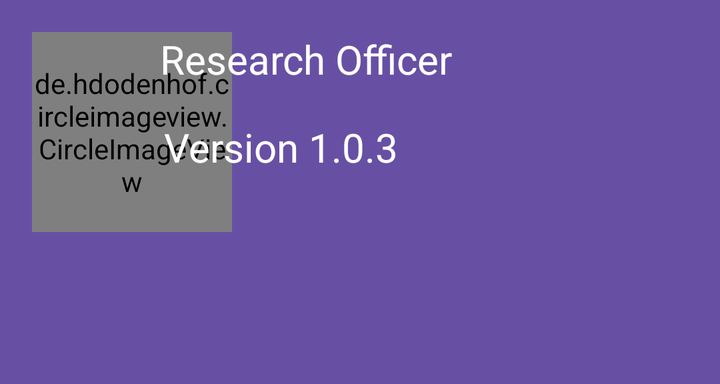
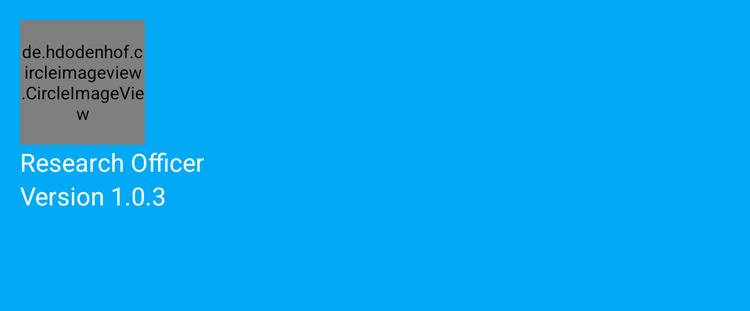

One screen, two layout resources from the same app: the default and the repository's alternative for another configuration. Each is rendered where Android would select it; the XML of both is given below.
<!-- AndroidManifest.xml: application theme Theme.CNCDCattleEDCAndroid -->
<!-- res/layout/nav_header.xml -->
<?xml version="1.0" encoding="utf-8"?>
<LinearLayout xmlns:android="http://schemas.android.com/apk/res/android"
    android:layout_width="match_parent"
    android:layout_height="192dp"
    android:background="?attr/colorPrimaryDark"
    android:padding="16dp"
    android:theme="@style/ThemeOverlay.AppCompat.Dark"
    android:orientation="vertical"
    android:gravity="bottom">

    <RelativeLayout
        android:layout_width="match_parent"
        android:layout_height="match_parent">

        <de.hdodenhof.circleimageview.CircleImageView
            android:id="@+id/profileImage"
            android:layout_width="100dp"
            android:layout_height="100dp"
            android:layout_marginEnd="822dp"
            android:src="@drawable/photo" />

        <TextView
            android:layout_width="250dp"

            android:layout_height="wrap_content"
            android:layout_alignParentEnd="true"
            android:layout_marginEnd="14dp"
            android:text="@string/userName"
            android:textColor="@color/white"
            android:textSize="20dp" />

        <TextView
            android:id="@+id/textViewVersion"
            android:layout_width="250dp"
            android:layout_height="wrap_content"
            android:layout_alignParentEnd="true"
            android:layout_alignParentBottom="true"
            android:layout_marginEnd="12dp"
            android:layout_marginBottom="89dp"
            android:text="@string/appversion"
            android:textColor="@color/white"
            android:textSize="20dp" />


    </RelativeLayout>

</LinearLayout>
<!-- resources referenced by this layout -->
<resources>
  <color name="white">#FFFFFFFF</color>
  <string name="appversion">Version 1.0.3</string>
  <string name="userName">Research Officer</string>
  <style name="Theme.CNCDCattleEDCAndroid" parent="Base.Theme.CNCDCattleEDCAndroid" />
  <style name="Base.Theme.CNCDCattleEDCAndroid" parent="Theme.Material3.DayNight.NoActionBar">
          
          
      </style>
</resources>
<!-- res/layout-large/nav_header.xml (the repository's variant of the layout above) -->
<!-- drawn on a 7-inch tablet held upright -->
<?xml version="1.0" encoding="utf-8"?>
<LinearLayout xmlns:android="http://schemas.android.com/apk/res/android"
    android:layout_width="match_parent"
    android:layout_height="wrap_content"
    android:background="@color/primaryblue"

    android:padding="16dp"
    android:orientation="vertical">



      <de.hdodenhof.circleimageview.CircleImageView
          android:id="@+id/profileImage"
          android:layout_width="100dp"
          android:layout_height="100dp"
          android:layout_alignParentEnd="true"
          android:layout_marginEnd="822dp"
          android:src="@drawable/user" />

      <TextView
          android:layout_width="250dp"
          android:layout_height="wrap_content"
          android:id="@+id/researchOfficer"
          android:layout_alignParentEnd="true"
          android:layout_marginEnd="540dp"
          android:text="@string/userName"
          android:textColor="@color/white"
          android:textSize="20dp" />

      <TextView
          android:id="@+id/textViewVersion"
          android:layout_width="250dp"
          android:layout_height="wrap_content"
          android:layout_alignParentTop="true"
          android:layout_alignParentEnd="true"
          android:layout_marginEnd="542dp"
          android:layout_marginBottom="63dp"
          android:text="@string/appversion"
          android:textColor="@color/white"
          android:textSize="20dp" />



</LinearLayout>
<!-- resources referenced by the variant -->
<!-- as a 7-inch tablet held upright resolves them -->
<resources>
  <color name="primaryblue">#03A9F4</color>
  <color name="white">#FFFFFFFF</color>
  <string name="appversion">Version 1.0.3</string>
  <string name="userName">Research Officer</string>
  <style name="Theme.CNCDCattleEDCAndroid" parent="Base.Theme.CNCDCattleEDCAndroid" />
  <style name="Base.Theme.CNCDCattleEDCAndroid" parent="Theme.Material3.DayNight.NoActionBar">
          
          
      </style>
</resources>
